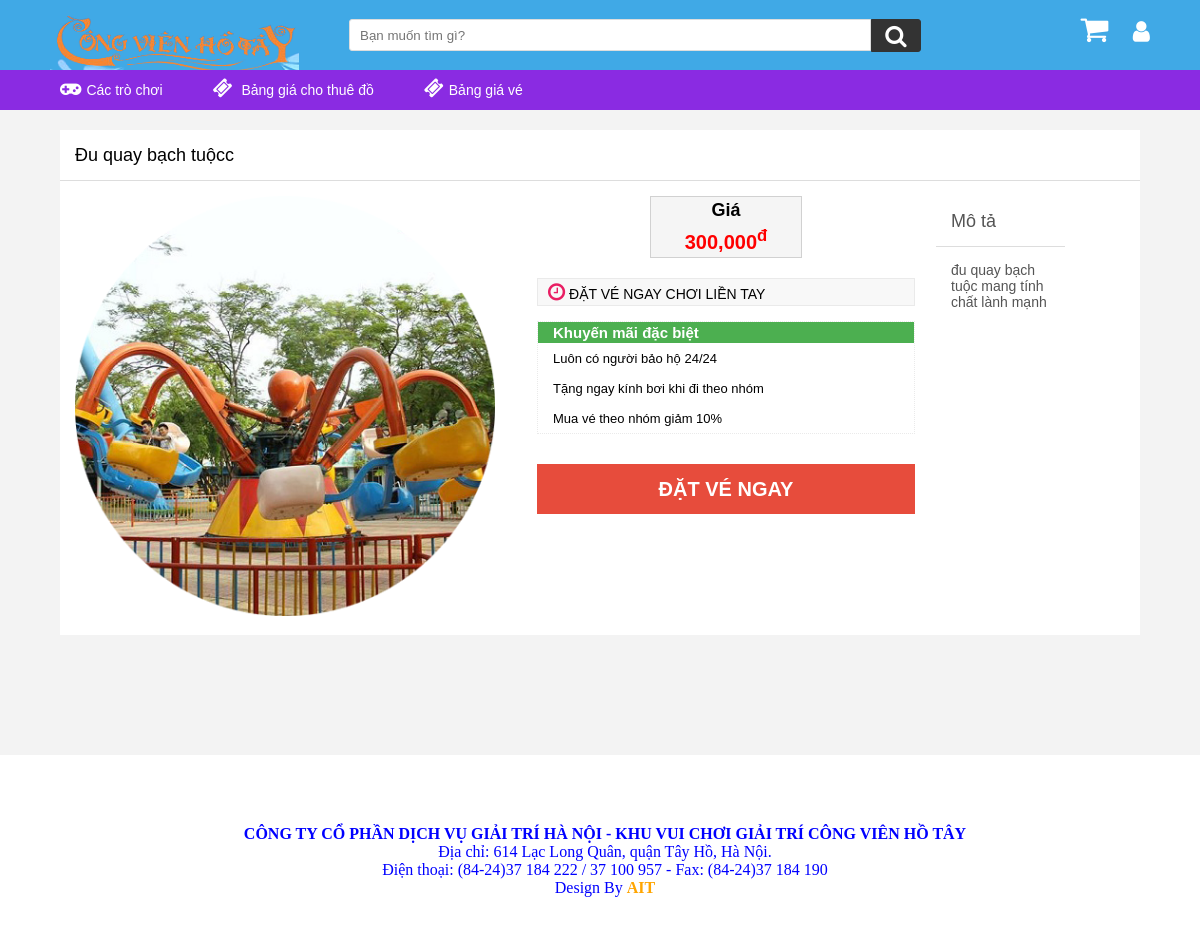
The page /?role=user&action=chitiet&id=3 on the database its author committed.
### tables this page shows
CREATE TABLE `trochoi` (
  `id` int(11) NOT NULL,
  `tenTC` varchar(255) NOT NULL,
  `mota` text NOT NULL,
  `dacdiemnoibat` text DEFAULT NULL,
  `gia` int(11) NOT NULL DEFAULT 0,
  `anhminhhoa` text DEFAULT NULL
);

### controllers/user/UserController.php (called while the page is built, shortened)
<?php
include_once("models/Model.php");
class UserController
{
    public $model;
    public function __construct()
    {
        $this->model = new Model();
    }
    public function chiTiet() {
        $id = $_GET["id"];
        $trochoi = $this->model->laytrochoiId($id)->fetch_assoc();
        include_once  "views/user/chitiet.php";
    }
}

### models/Model.php (called while the page is built, shortened)
<?php
class Model
{
    public $conn;
    public function __construct()
    {
        $this->conn = new mysqli("localhost", "root", "", "congvienhotayy")  or die("Ket noi that bai");
        $this->conn->set_charset("UTF8");
    }
    public function layTroChoiId($id)
    {
        $sql = "select * from trochoi where id = $id";
        $result = $this->conn->query($sql);
        return $result;
    }
}

### views/user/chitiet.php (the view, shortened to what this page needs)
<!doctype html>
<html lang="en">
<head>
    <link rel="stylesheet" href="./views/assets/css/home.css">
    <link rel="stylesheet" href="./views/assets/font-awesome-4.7.0/css/font-awesome.css">
    <link rel="stylesheet" href="./views/assets/OwlCarousel2-2.3.4/dist/assets/owl.carousel.css">
</head>
<body>
    <div class="wrapper" style="padding:10% 0">
        <?php include_once "./views/user/header.php" ?>
        <div class="content">
            <div class="chitiet-info">
                <div class="chitiet-tieude">
                    <?php echo $trochoi["tenTC"]; ?>
                </div>
                <div class="chitiet-mota">
                    <div class="chitiet-img">
                        <div class="ct-image">
                            <img src="<?php echo $trochoi["anhminhhoa"]; ?>" alt="">
                        </div>
                        <div class="chitiet-gia">
                            <div>
                                <div class="ct-gia">
                                    <p>Giá</p>
                                    <p style="color:red"><?php echo number_format($trochoi["gia"]); ?><sup>đ</sup></p>
                                </div>
                            </div>
                            <div class="ct-giaohang">
                                <i class="fa fa-clock-o"></i>
                                <span style="text-transform:uppercase">Đặt vé ngay chơi liền tay</span>
                            </div>
                            <div class="ct-kmdacbiet">
                                <p>Khuyến mãi đặc biệt</p>
                                <div>
                                    <ul>
                                        <li>Luôn có người bảo hộ 24/24 </li>
                                        <li>Tặng ngay kính bơi khi đi theo nhóm </li>
                                        <li>Mua vé theo nhóm giảm 10%</li>
                                    </ul>
                                </div>
                            </div>
                            <div class="ct-muangay">
                                <a href="?role=user&action=themgiohang&loai=muangay&id=<?php echo $trochoi["id"];  ?>"><button>ĐẶT VÉ NGAY</button></a>
                            </div>
                        </div>
                    </div>
                    <div class="chitiet-hop">
                        <div class="dacdiem">
                            <div class="dacdiem-tieude">Mô tả</div>
                            <div class="dacdiem-nd">
                                <?php echo $trochoi["mota"] ?>
                            </div>
                        </div>
                    </div>
                </div>
            </div>
        </div>
    </div>
    <?php include_once "./views/user/footer.php" ?>
</body>
</html>

### views/assets/css/home.css (style rules this page uses)
* { padding: 0; margin: 0; }
.wrapper { font-family: Arial; background: #f3f3f3; }
a { text-decoration: none; }
li { list-style: none; }
ul { margin-bottom: 0; }
.content { clear: both; padding-left: 60px; padding-right: 60px; padding-top: 10px; }
.chitiet-info { background: #fff; }
.chitiet-tieude { height: 50px; border-bottom: #ddd solid 1px; display: flex; align-items: center; padding-left: 15px; font-size: 18px; }
.chitiet-mota { padding: 15px; }
.chitiet-img { float: left; width: 80%; }
.chitiet-hop { float: right; width: 18%; }
.ct-image { float: left; width: 50%; }
.ct-image img { width: 100%; }
.chitiet-gia { float: right; width: 45%; }
.chitiet-gia div:first-child { display: flex; justify-content: center; margin-bottom: 10px; }
.ct-gia { background: #f5f5f5; display: inline-block; border: #d1d1d1 solid 1px; width: 150px; height: 60px; font-weight: bold; font-size: 20px; text-align: center; display: flex; flex-direction: column; justify-content: center; }
.ct-gia p:first-child { margin-bottom: 5px; font-size: 18px; }
.ct-giaohang { background: #f8f8f8; border: #eaeaea solid 1px; font-size: 14px; padding-top: 3px; padding-bottom: 3px; padding-left: 10px; padding-right: 10px; }
.ct-giaohang i { color: #E91E63; font-size: 20px; }
.ct-kmdacbiet { border: #eaeaea dotted 1px; margin-top: 15px; }
.ct-kmdacbiet>p { background: #4CAF50; color: #fff; font-weight: bold; font-size: 15px; padding-top: 2px; padding-bottom: 2px; padding-left: 15px; padding-right: 15px; }
.ct-kmdacbiet ul { padding-left: 15px; padding-right: 15px; }
.ct-kmdacbiet ul li { font-size: 13px; list-style: circle; height: 30px; display: flex; align-items: center; }
.ct-muangay { margin-top: 30px; }
.ct-muangay button { width: 100%; height: 50px; font-weight: bold; color: #fff; font-size: 20px; background: #e74c3c; cursor: pointer; border: #e74c3c solid 1px; }
.chitiet-hop { font-size: 14px; }
.chitiet-hop>div { margin-bottom: 10px; color: #545454; }
.dacdiem { float: left; width: 68%; background: #fff; }
.dacdiem-tieude, .thongso-tieude, .binhluan-tieude { height: 50px; display: flex; align-items: center; padding-left: 15px; font-size: 18px; border-bottom: #ddd solid 1px; }
.dacdiem-nd { padding: 15px; }

### rows shown on the page
trochoi: tenTC "Đu quay bạch tuộcc", anhminhhoa (picture), gia "300,000", mota "đu quay bạch tuộc mang tính chất lành mạnh"
